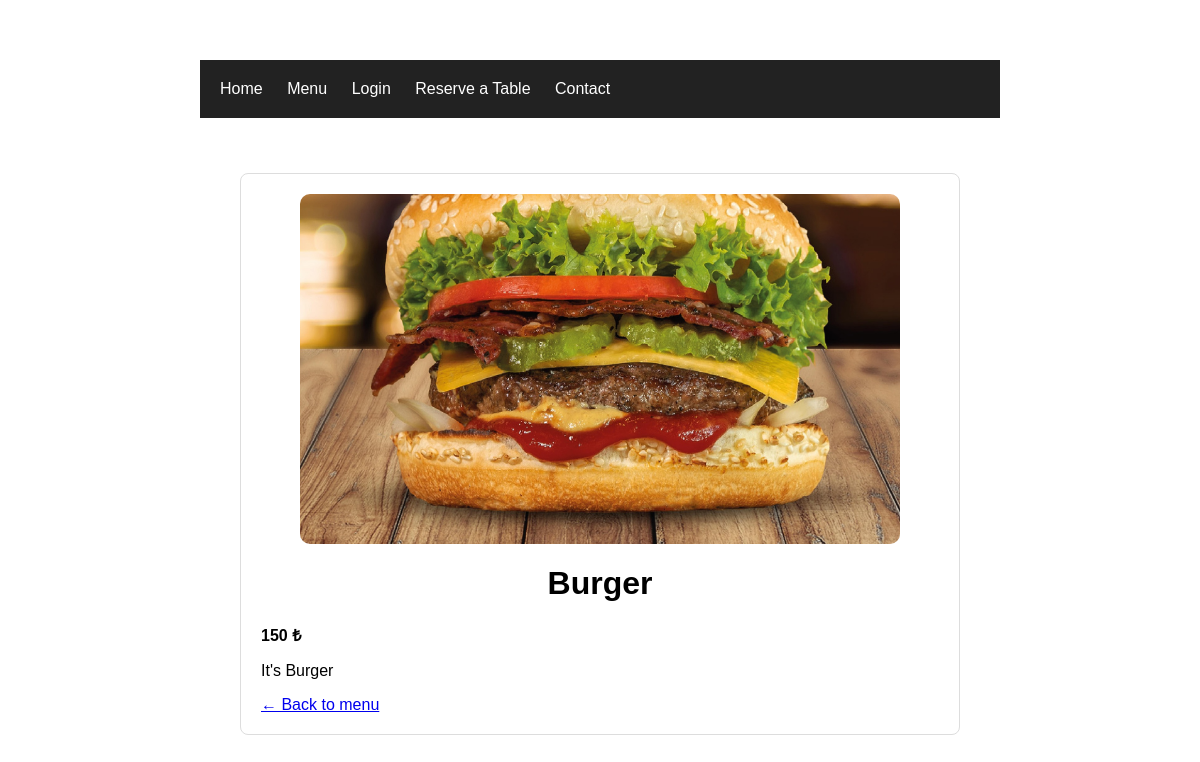
The page /menu/2/ on the database its author committed.
### menu/models.py (models this page shows, shortened)
class Food(models.Model):
    name = models.CharField(max_length=100)
    price = models.IntegerField()
    description = models.TextField(blank=True)
    image = models.ImageField(
        upload_to="food/",
        blank=True,
        null=True
    )
    category = models.ForeignKey(
        Category,
        on_delete=models.CASCADE,
        null=True,
        blank=True,
        related_name="foods"
    )

### menu/views.py (the view)
# urls.py: path('<int:id>/', views.food_detail, name="food_detail"),
def food_detail(request, id):
    food = get_object_or_404(Food, id=id)
    return render(
        request,
        "menu/food_detail.html",
        {"food": food}
    )

### menu/templates/menu/food_detail.html (shortened to what this page needs)
{% extends "base.html" %}
{% block content %}
<div class="food">
    {% if food.image %}
        <img src="{{ food.image.url }}" alt="{{ food.name }}">
    {% endif %}
    <h1>{{ food.name }}</h1>
    <p class="price">
        {{ food.price }} ₺
    </p>
    <p>
        {{ food.description }}
    </p>
    <a href="{% url 'menu:food_list' %}">
        ← Back to menu
    </a>
</div>
{% endblock %}

### menu/static/menu/style.css (style rules this page uses)
body { font-family: Arial, sans-serif; max-width: 800px; margin: 40px auto; padding: 20px; }
h1 { text-align: center; }
.food { border: 1px solid #ddd; padding: 20px; margin: 15px 0; border-radius: 8px; }
.price { font-weight: bold; }
.food > img { width: 100%; max-width: 600px; height: 350px; object-fit: cover; display: block; border-radius: 10px; margin: 0 auto 20px; }

### rows shown on the page
Food: image (picture), name "Burger", price "150", description "It's Burger"
